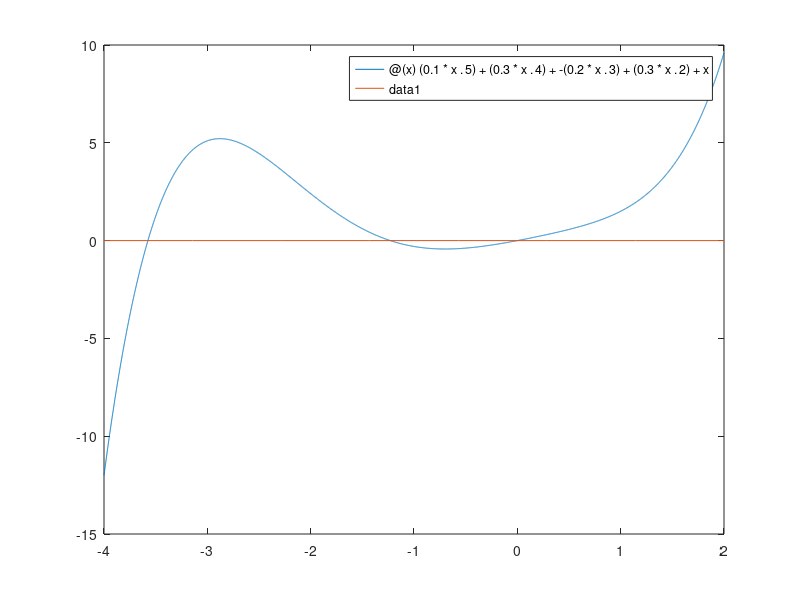

Source code (MATLAB): (Note: this script raises an error after producing the figure.)
int1 = -4;
int2= 2;
f=@(x) (0.1*x.^5)+(0.3*x.^4)+-(0.2*x.^3)+(0.3*x.^2)+x;
%Hallar TODOS los ceros de la funcion en el intervalo.
fplot(f,[int1, int2])
hold on
fplot(@(x) 0, [int1, int2])
hold off
c= bisec(f, -4, -3, 0.00001);
c= [c, bisec(f, -3, -0.5, 0.00001)];
c= [c, bisec(f, -0.5, 2, 0.000001)];
c
